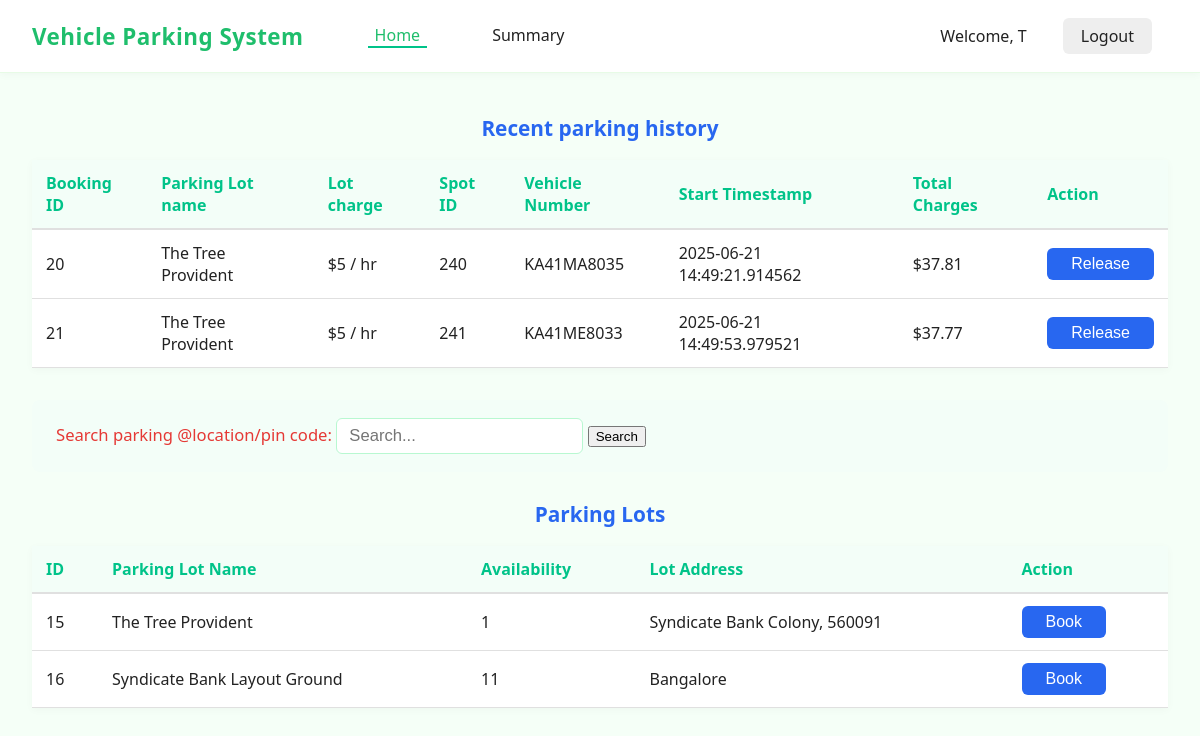
Page /dashboard/user/5 (signed in) on the committed database.
### models/models.py (models this page shows)
class User(db.Model,UserMixin):
    __tablename__ = 'user'
    id = db.Column(db.Integer, primary_key=True, autoincrement=True)
    email = db.Column(db.Text, unique=True, nullable=False)
    password = db.Column(db.Text, nullable=False)
    full_name = db.Column(db.Text, nullable=False)
    address = db.Column(db.Text, nullable=False)
    pincode = db.Column(db.Text, nullable=False)
    vehicle_number = db.Column(db.Text,nullable=True)
    is_admin=db.Column(db.Text,default="user")

class Bookings(db.Model):
    __tablename__ = 'bookings'
    booking_id = db.Column(db.Integer, primary_key=True, autoincrement=True)
    spot_id = db.Column(db.Integer, db.ForeignKey('parking_spot.id'), nullable=False)
    lot_id = db.Column(db.Integer, db.ForeignKey('parking_lot.lot_id'), nullable=False)
    user_id = db.Column(db.Integer, db.ForeignKey('user.id'), nullable=False)
    vehicle_number = db.Column(db.String(20),  db.ForeignKey('user.vehicle_number'), nullable=False)
    start_time = db.Column(db.String, default=datetime.utcnow)
    end_time = db.Column(db.String)
    current_status=db.Column(db.Text)
    spot = db.relationship('Parking_spot', backref='bookings')
    lot = db.relationship('Parking_lot', backref='bookings')
    user = db.relationship('User', foreign_keys=[user_id], backref='bookings')

class Parking_lot(db.Model):
    __tablename__='parking_lot'
    lot_id=db.Column(db.Integer,primary_key=True,autoincrement=True)
    owner_id = db.Column(db.Integer, db.ForeignKey('user.id', ondelete='CASCADE'))
    lot_name= db.Column(db.Text,nullable=False,unique=True)
    lot_address=db.Column(db.Text,nullable=False)
    lot_spot_count=db.Column(db.Integer,nullable=False)
    lot_price_per_hour=db.Column(db.Integer,nullable=False)
    owner = db.relationship('User', backref=db.backref('parking_lots', passive_deletes=True))
    spots = db.relationship('Parking_spot', backref='lot', cascade="all, delete", passive_deletes=True)

### controllers/controllers.py (the view, shortened to what this page needs)
@main.route("/dashboard/user/<id>",methods=['GET','POST'])
@role_required('user')
@login_required
def user_dashboard(id):
    if request.method=="GET":
        user=User.query.filter(User.id==id).first()
        user_data={
                                "name": user.full_name,
                                "address": user.address,
                                "email": user.email,
                                "pincode": user.pincode,
                                "vehicle_number": user.vehicle_number,
                                "id": user.id
                }
        bookings_by_user=Bookings.query.filter_by(user_id=id,current_status='active').all()
        booking_data={}
        for booking in bookings_by_user:
             lot_charge=Parking_lot.query.filter_by(lot_id=booking.lot_id).first().lot_price_per_hour
             lot_name=Parking_lot.query.filter_by(lot_id=booking.lot_id).first().lot_name
             start_time=booking.start_time
             if isinstance(start_time, str):
                start_time = datetime.datetime.strptime(start_time, "%Y-%m-%d %H:%M:%S.%f")
             booking_data[booking.booking_id]={
                                                    "spot_id": booking.spot_id,
                                                    "lot_id":  booking.lot_id,
                                                    "user_id": booking.user_id,
                                                    "vehicle_number": booking.vehicle_number,
                                                    "start_time": booking.start_time,
                                                    "current_status":booking.current_status,
                                                    "lot_name":lot_name,
                                                    "lot_charge":lot_charge,
                                                    "total_charges": calculate_charges(datetime.datetime.now(),start_time,lot_charge)
                                                 }
        print("booking_data",booking_data)
        parking_locations=Parking_lot.query.all()
        parking_data={}
        for location in parking_locations:
                available_spots=Parking_spot.query.filter_by(lot_id=location.lot_id,is_available="Yes").count()
                parking_data[location.lot_id]={
                                            'lot_name':location.lot_name,
                                            'lot_address':location.lot_address,
                                            'available_spots': available_spots
                }
        print(parking_data)
        return render_template('dashboard_user.html',user_data=user_data, parking_data=parking_data,booking_data=booking_data)

### app.py (called while the page is built)
def create_app():
    app = Flask(__name__, template_folder="templates")
    if os.getenv('ENV', 'development') != "production":
        print("Starting Local Development")
        app.config.from_object(LocalDevelopmentConfig)
    else:
        raise Exception("Currently no production config is setup")
    app.register_blueprint(main)
    db.init_app(app)
    login_manager = LoginManager()
    login_manager.login_view = "main.login"
    login_manager.init_app(app)
    @login_manager.user_loader
    def load_user(user_id):
        return User.query.get(int(user_id))
    return app

### controllers/controllers.py (called while the page is built)
def role_required(required_role):
    def decorator(f):
        @wraps(f)
        def decorated_function(*args, **kwargs):
            if not current_user.is_authenticated:
                flash('Please log in to access this page.', 'warning')
                return redirect(url_for('main.login'))
            if required_role == "admin" and current_user.is_admin != "Yes":
                flash('You do not have permission to access this page.', 'danger')
                return redirect(url_for('main.login'))
            return f(*args, **kwargs)
        return decorated_function
    return decorator

def calculate_charges(end_time,start_time,lot_charges):
        charges= ((end_time-start_time).total_seconds()/3600)*lot_charges
        return round(charges,2)

### templates/dashboard_user.html (shortened to what this page needs)
<!DOCTYPE html>
<html lang="en">
<head>
    <link rel="stylesheet" href="{{ url_for('static', filename='css/dashboard_user_style.css') }}">
</head>
<body>
        <nav class="navbar">
        <div class="navbar-left">
            <span class="brand">Vehicle Parking System</span>
                <a href="{{ url_for ('main.user_dashboard',id=user_data.id) }}" class="nav-link active">Home</a>
                <a href="#" class="nav-link">Summary</a>
        </div>
        <div class="navbar-right">
          <span class="welcome">Welcome, {{user_data.name[0]}}</span>
          <a href="{{ url_for('main.logout') }}" class="logout-btn">Logout</a>
        </div>
        </nav>
    <main>
        <section class="history-section">
            <h2>Recent parking history</h2>
            <table class="stylish-table">
                <thead>
                    <tr>
                        <th>Booking ID</th>
                        <th>Parking Lot name</th>
                        <th> Lot charge</th>
                        <th>Spot ID</th>
                        <th>Vehicle Number</th>
                        <th>Start Timestamp</th>
                        <th>Total Charges</th>
                        <th>Action</th>
                    </tr>
                </thead>
                <tbody>
                   {% if booking_data %}
                        {% for booking_id in booking_data %}
                        <tr>
                            <td>{{ booking_id }}</td>
                            <td>{{ booking_data[booking_id].lot_name }}</td>
                            <td>${{ booking_data[booking_id].lot_charge }} / hr</td>
                            <td>{{ booking_data[booking_id].spot_id }}</td>
                            <td>{{  booking_data[booking_id].vehicle_number }}</td>
                            <td>{{  booking_data[booking_id].start_time }}</td>
                            <td>${{ booking_data[booking_id].total_charges }}</td>
                            {% if booking_data[booking_id].current_status=="active" %}
                            <td><button class="book-btn" onclick="window.location.href='{{ url_for('main.release_spot', user_id=user_data.id, parking_lot_id=booking_data[booking_id].lot_id,spot_id=booking_data[booking_id].spot_id) }}'">Release</button></td>
                            {% endif %}
                        </tr>
                        {% endfor %}
                    {% else %}
                    <tr><td colspan="4">No booking data available.</td></tr>
                    {% endif %}
                </tbody>
            </table>
        </section>
        <section class="search-section">
            <form action="{{ url_for('main.user_dashboard', id=user_data.id) }}" method="post">
            <label for="search">Search parking @location/pin code:</label>
            <input type="text" id="search_location" name="search_location" placeholder="Search..."
            pattern="^[a-zA-Z0-9\s]+$"
            title="Only letters, numbers, and spaces allowed.">
            <button type="submit">Search</button>
            </form>
        </section>
        <section class="lots-section">
            <h2>Parking Lots </h2>
            <table class="stylish-table">
                <thead>
                    <tr>
                        <th>ID</th>
                        <th>Parking Lot Name</th>
                        <th>Availability</th>
                        <th>Lot Address</th>
                        <th>Action</th>
                    </tr>
                </thead>
                <tbody>
                    {% if parking_data %}
                            {% for lot_id, location in parking_data.items() %}
                                <tr>
                                    <td>{{ lot_id }}</td>
                                    <td>{{ location.lot_name }}</td>
                                    <td>{{ location.available_spots }}</td>
                                    <td>{{ location.lot_address }}</td>
                                    <td>
                                        <button class="book-btn" onclick="window.location.href='{{ url_for('main.book_spot', user_id=user_data.id, parking_lot_id=lot_id) }}'">Book</button>
                                    </td>
                                </tr>
                            {% endfor %}
                    {% else %}
                        <tr><td colspan="4">No parking data available.</td></tr>
                    {% endif %}
                </tbody>
            </table>
        </section>
    </main>
</body>
</html>

### static/css/dashboard_user_style.css (style rules this page uses)
body { font-family: 'Segoe UI', Arial, sans-serif; background: #f5fff7; margin: 0; padding: 0; color: #222; }
nav a { text-decoration: none; color: #222; margin: 0 16px; font-weight: 500; padding-bottom: 5px; border-bottom: 2px solid transparent; transition: border 0.2s; }
nav a.active, nav a:hover { border-bottom: 2px solid #00c389; color: #00c389; }
.logout-btn { background: #eee; border: none; border-radius: 6px; padding: 7px 18px; font-size: 1em; cursor: pointer; transition: background 0.2s; }
main { padding: 24px 32px; }
section { margin-bottom: 32px; }
h2 { color: #2867f0; font-size: 1.3em; margin-bottom: 18px; font-weight: 600; text-align: center; }
table { width: 100%; border-collapse: collapse; background: #fff; margin: 0 auto 16px auto; box-shadow: 0 2px 8px rgba(0,0,0,0.03); }
th, td { padding: 12px 14px; text-align: left; }
th { background: #f3fef8; color: #00c389; font-weight: 600; border-bottom: 2px solid #e0e0e0; }
td { border-bottom: 1px solid #e0e0e0; }
.search-section { background: #f3fef8; padding: 18px 24px; border-radius: 8px; margin-bottom: 28px; display: flex; align-items: center; gap: 12px; font-size: 1.04em; }
.search-section label { color: #e53935; font-weight: 500; }
.search-section input[type="text"] { padding: 7px 12px; border: 1px solid #b8f8d1; border-radius: 6px; font-size: 1em; outline: none; min-width: 180px; }
.book-btn { background: #2867f0; color: #fff; border: none; border-radius: 6px; padding: 7px 24px; font-size: 1em; cursor: pointer; transition: background 0.2s; }
.navbar { display: flex; align-items: center; justify-content: space-between; background: #fff; padding: 18px 32px; border-bottom: 1px solid #e7fbe6; box-shadow: 0 2px 8px rgba(0,0,0,0.03); }
.navbar-left { display: flex; align-items: center; gap: 26px; }
.brand { color: #1fbe6c; font-size: 1.4rem; font-weight: 700; margin-right: 22px; letter-spacing: 0.5px; }
.nav-link { color: #222; text-decoration: none; font-weight: 500; padding: 0 7px; transition: color 0.2s; }
.nav-link.active, .nav-link:hover { color: #1fbe6c; }
.navbar-right { display: flex; align-items: center; gap: 20px; }

### rows in the picture
User: full_name "T"
Bookings: booking_id "20", user "5", spot "240", vehicle_number "KA41MA8035", start_time "2025-06-21 14:49:21.914562", booking_data "37.81"
Parking_lot: lot_name "The Tree Provident", lot_name "The Tree Provident", lot_address "Syndicate Bank Colony, 560091"
Bookings: booking_id "21", user "5", spot "241", vehicle_number "KA41ME8033", start_time "2025-06-21 14:49:53.979521", booking_data "37.77"
Parking_lot: lot_name "Syndicate Bank Layout Ground", lot_address "Bangalore"

### other values in the picture
{{ lot_id }} "15" "16"
{{ location.available_spots }} "1" "11"
